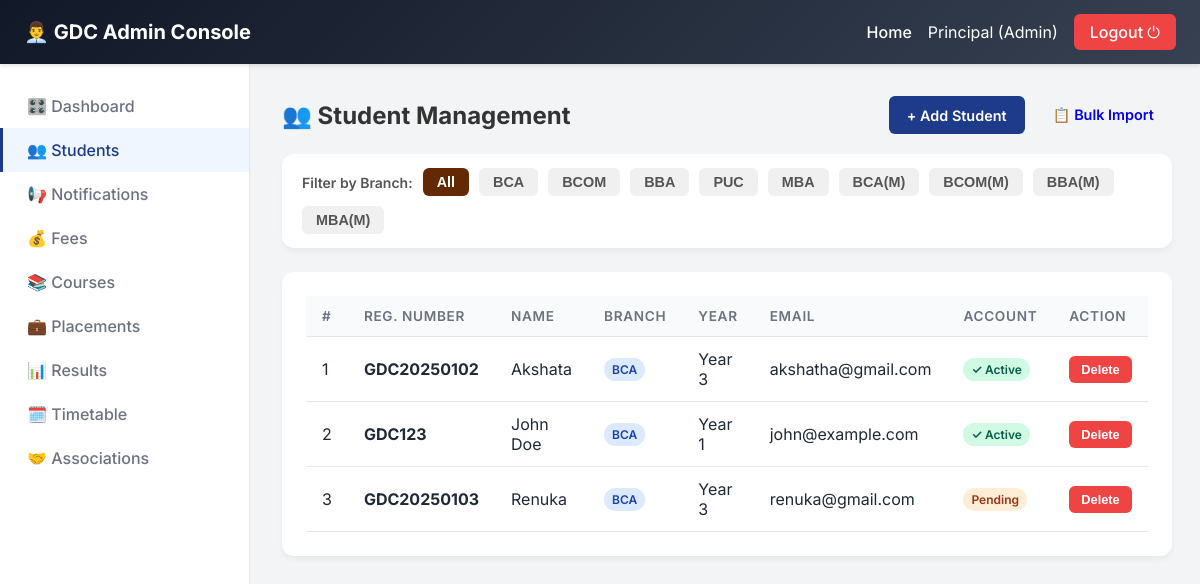
Before: /admin/students (signed in) with the older database file.
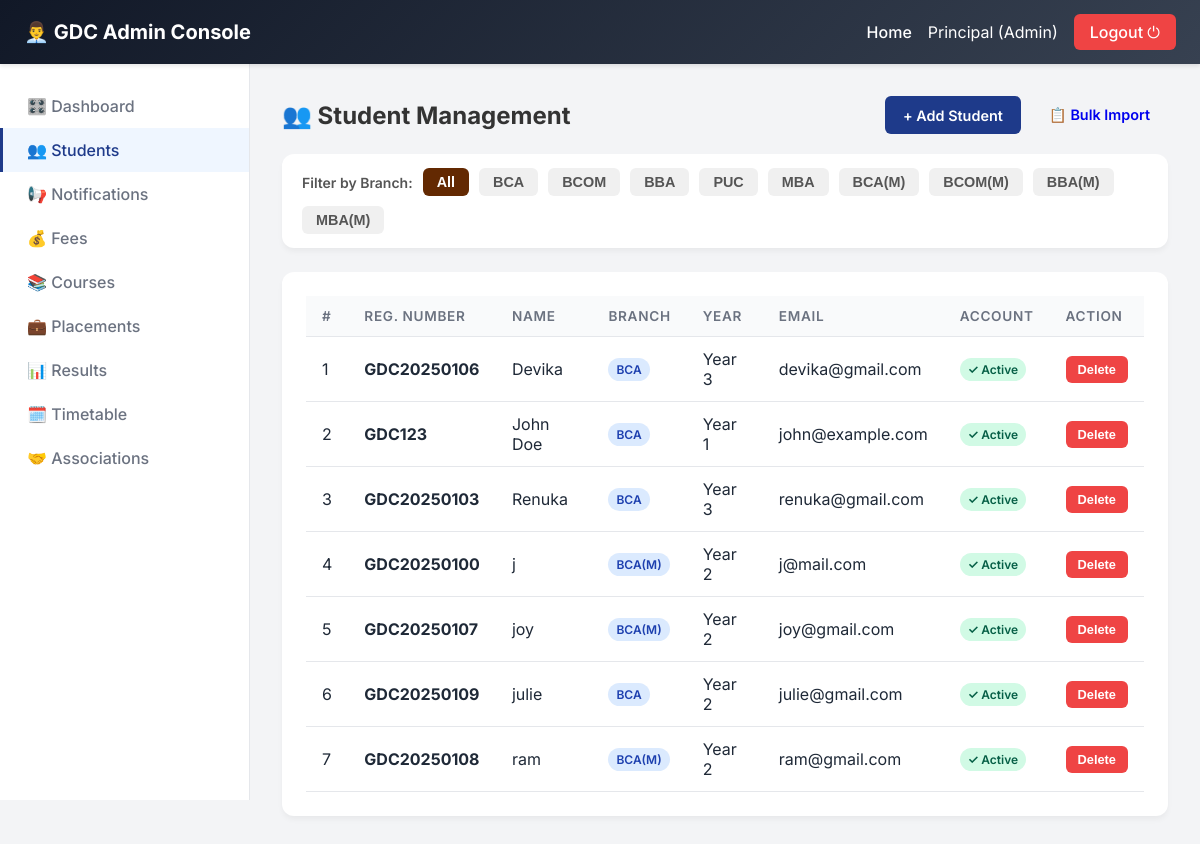
After: the same page with the newer database file.
### models.py (models this page shows)
class Student(db.Model):
    id = db.Column(db.Integer, primary_key=True)
    reg_number = db.Column(db.String(30), unique=True, nullable=False)
    name = db.Column(db.String(100), nullable=False)
    branch = db.Column(db.String(20))   # bca, bcom, bba, puc, mba, bca(m), bcom(m), bba(m), mba(m)
    year = db.Column(db.Integer)
    email = db.Column(db.String(100))
    phone = db.Column(db.String(15))
    username = db.Column(db.String(50), unique=True)
    password = db.Column(db.String(200))
    account_created = db.Column(db.Boolean, default=False)
    dob = db.Column(db.String(20))
    address = db.Column(db.String(200))
    photo = db.Column(db.String(200), default='default.png')

### admin_routes.py (the view)
@admin_bp.route('/students', methods=['GET'])
@admin_required
def admin_students():
    branch = request.args.get('branch','')
    students = Student.query.filter_by(branch=branch).order_by(Student.name).all() if branch else Student.query.order_by(Student.name).all()
    return render_template('admin/students.html', students=students, selected_branch=branch)

### admin_routes.py (called while the page is built)
def admin_required(f):
    from functools import wraps
    @wraps(f)
    def decorated(*args, **kwargs):
        if session.get('role') != 'admin':
            return redirect(url_for('login'))
        return f(*args, **kwargs)
    return decorated

### templates/admin/students.html (shortened to what this page needs)
{% extends "admin/base_admin.html" %}
{% block content %}
<div style="display:flex;justify-content:space-between;align-items:center;margin-bottom:20px;">
  <h2 style="color:#333;">👥 Student Management</h2>
  <div style="display:flex;gap:10px;">
    <a href="/admin/students/add" class="btn btn-primary">+ Add Student</a>
    <a href="/admin/students/bulk" class="btn btn-blue">📋 Bulk Import</a>
  </div>
</div>
<div class="card" style="padding:14px 20px;">
  <form method="GET" style="display:flex;gap:10px;align-items:center;flex-wrap:wrap;">
    <label style="font-size:14px;font-weight:600;color:#555;">Filter by Branch:</label>
    {% for b in ['','bca','bcom','bba','puc','mba','bca(m)','bcom(m)','bba(m)','mba(m)'] %}
    <button type="submit" name="branch" value="{{ b }}"
            class="btn {% if selected_branch == b %}btn-primary{% endif %}"
            style="background:{% if selected_branch==b %}#632902{% else %}#f0f0f0{% endif %};
                   color:{% if selected_branch==b %}white{% else %}#555{% endif %};padding:6px 14px;">
      {{ b.upper() if b else 'All' }}
    </button>
    {% endfor %}
  </form>
</div>
<div class="card">
  {% if students %}
  <table>
    <thead>
      <tr>
        <th>#</th>
        <th>Reg. Number</th>
        <th>Name</th>
        <th>Branch</th>
        <th>Year</th>
        <th>Email</th>
        <th>Account</th>
        <th>Action</th>
      </tr>
    </thead>
    <tbody>
      {% for s in students %}
      <tr>
        <td>{{ loop.index }}</td>
        <td><strong>{{ s.reg_number }}</strong></td>
        <td>{{ s.name }}</td>
        <td><span class="badge badge-blue">{{ s.branch.upper() if s.branch else '-' }}</span></td>
        <td>Year {{ s.year }}</td>
        <td>{{ s.email or '-' }}</td>
        <td>
          {% if s.account_created %}
            <span class="badge badge-green">✓ Active</span>
          {% else %}
            <span class="badge badge-orange">Pending</span>
          {% endif %}
        </td>
        <td>
          <form method="POST" action="/admin/students/delete/{{ s.id }}"
                onsubmit="return confirm('Delete {{ s.name }}?');" style="display:inline;">
            <button class="btn btn-danger btn-sm">Delete</button>
          </form>
        </td>
      </tr>
      {% endfor %}
    </tbody>
  </table>
  {% else %}
  <p style="color:#999;text-align:center;padding:30px;">No students found. <a href="/admin/students/add">Add one →</a></p>
  {% endif %}
</div>
{% endblock %}

### templates/admin/base_admin.html
{% extends "base.html" %}
{% block body %}
<nav class="nav-header" style="background: linear-gradient(135deg, #111827, #374151);">
  <span class="brand">👨‍💼 GDC Admin Console</span>
  <div class="nav-actions">
    <a href="/admin/dashboard">Home</a>
    <span>{{ session.name }} (Admin)</span>
    <a href="/logout" class="btn-logout" style="background: #ef4444;">Logout ⏻</a>
  </div>
</nav>
<div class="layout">
  <div class="sidebar">
    <a href="/admin/dashboard" {% if request.path=='/admin/dashboard' %}class="active"{% endif %}>🎛️ Dashboard</a>
    <a href="/admin/students" {% if '/admin/students' in request.path %}class="active"{% endif %}>👥 Students</a>
    <a href="/admin/notifications" {% if '/admin/notifications' in request.path %}class="active"{% endif %}>📢 Notifications</a>
    <a href="/admin/fees" {% if '/admin/fees' in request.path %}class="active"{% endif %}>💰 Fees</a>
    <a href="/admin/courses" {% if '/admin/courses' in request.path %}class="active"{% endif %}>📚 Courses</a>
    <a href="/admin/placements" {% if '/admin/placements' in request.path %}class="active"{% endif %}>💼 Placements</a>
    <a href="/admin/results" {% if '/admin/results' in request.path %}class="active"{% endif %}>📊 Results</a>
    <a href="/admin/timetable" {% if '/admin/timetable' in request.path %}class="active"{% endif %}>🗓️ Timetable</a>
    <a href="/admin/associations" {% if '/admin/associations' in request.path %}class="active"{% endif %}>🤝 Associations</a>
  </div>
  <div class="content">
    {% block content %}{% endblock %}
  </div>
</div>
{% endblock %}

### templates/base.html (shortened to what this page needs)
<!DOCTYPE html>
<html lang="en">
<head>
    <link rel="stylesheet" href="{{ url_for('static', filename='css/style.css') }}">
</head>
<body>
    {% block body %}{% endblock %}
</body>
</html>

### static/css/style.css (style rules this page uses)
:root { --primary: #1e3a8a; --secondary: #d97706; --bg-color: #f3f4f6; --text-dark: #1f2937; --text-light: #6b7280; --white: #ffffff; --sidebar-w: 250px; }
* { margin: 0; padding: 0; box-sizing: border-box; }
body { font-family: 'Inter', sans-serif; background-color: var(--bg-color); color: var(--text-dark); }
.nav-header { background: linear-gradient(135deg, var(--primary), #312e81); color: var(--white); padding: 0 24px; height: 64px; display: flex; align-items: center; justify-content: space-between; box-shadow: 0 2px 4px rgba(0,0,0,0.1); position: fixed; top: 0; width: 100%; z-index: 1000; }
.brand { font-size: 1.25rem; font-weight: 700; }
.nav-actions { display: flex; align-items: center; gap: 16px; }
.nav-actions a { color: var(--white); text-decoration: none; font-weight: 500; }
.btn-logout { background: rgba(255,255,255,0.1); color: var(--white); border: none; padding: 8px 16px; border-radius: 6px; cursor: pointer; transition: background 0.2s; font-weight: 600; }
.layout { display: flex; margin-top: 64px; min-height: calc(100vh - 64px); }
.sidebar { width: var(--sidebar-w); background: var(--white); border-right: 1px solid #e5e7eb; padding: 20px 0; position: fixed; height: calc(100vh - 64px); overflow-y: auto; }
.sidebar a { display: block; padding: 12px 24px; color: var(--text-light); text-decoration: none; font-weight: 500; transition: all 0.2s; border-left: 3px solid transparent; }
.sidebar a.active { background: #eff6ff; color: var(--primary); border-left-color: var(--primary); }
.content { flex: 1; margin-left: var(--sidebar-w); padding: 32px; }
.card { background: var(--white); padding: 24px; border-radius: 12px; box-shadow: 0 4px 6px -1px rgba(0,0,0,0.05); margin-bottom: 24px; }
.btn { display: inline-flex; align-items: center; justify-content: center; padding: 10px 18px; font-weight: 600; border-radius: 6px; border: none; cursor: pointer; text-decoration: none; transition: all 0.2s; font-size: 0.9rem; }
.btn-primary { background: var(--primary); color: var(--white); }
.btn-danger { background: #ef4444; color: var(--white); }
.btn-sm { padding: 6px 12px; font-size: 0.8rem; }
table { width: 100%; border-collapse: collapse; }
th, td { padding: 12px 16px; text-align: left; border-bottom: 1px solid #e5e7eb; }
th { background: #f9fafb; font-weight: 600; font-size: 0.85rem; text-transform: uppercase; color: var(--text-light); letter-spacing: 0.05em; }
.badge { display: inline-block; padding: 4px 8px; border-radius: 9999px; font-size: 0.75rem; font-weight: 600; }
.badge-blue { background: #dbeafe; color: #1e40af; }
.badge-green { background: #d1fae5; color: #065f46; }

Changed rows visible on the page:
removed Student: reg_number "GDC20250102", name "Akshata", branch "BCA", year "3", email "akshatha@gmail.com", account_created "✓ Active"
added Student: reg_number "GDC20250106", name "Devika", branch "BCA", year "3", email "devika@gmail.com", account_created "✓ Active"
changed Student "GDC20250103": account_created "Pending" → "✓ Active"
added Student: reg_number "GDC20250100", name "j", branch "BCA(M)", year "2", email "j@mail.com", account_created "✓ Active"
added Student: reg_number "GDC20250107", name "joy", branch "BCA(M)", year "2", email "joy@gmail.com", account_created "✓ Active"
added Student: reg_number "GDC20250109", name "julie", branch "BCA", year "2", email "julie@gmail.com", account_created "✓ Active"
added Student: reg_number "GDC20250108", name "ram", branch "BCA(M)", year "2", email "ram@gmail.com", account_created "✓ Active"
